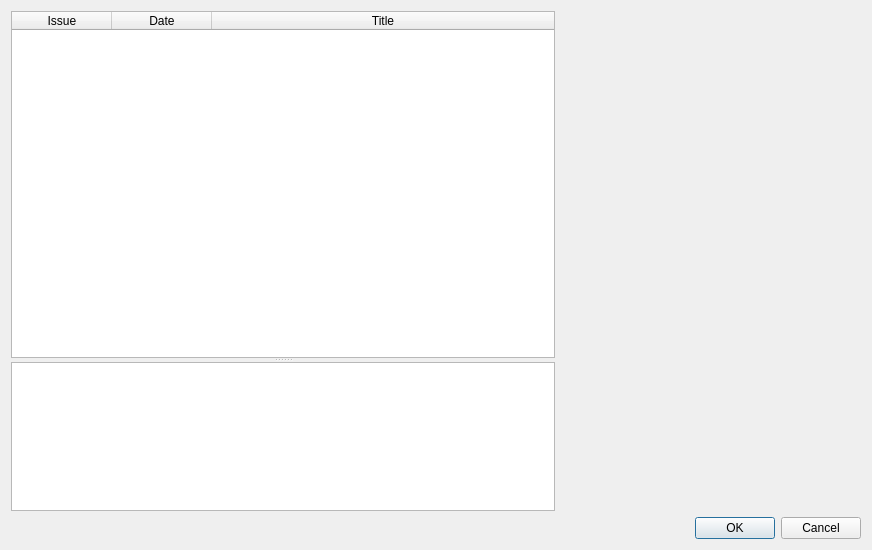
<?xml version="1.0" encoding="UTF-8"?>
<ui version="4.0">
 <class>dialogIssueSelect</class>
 <widget class="QDialog" name="dialogIssueSelect">
  <property name="geometry">
   <rect>
    <x>0</x>
    <y>0</y>
    <width>872</width>
    <height>550</height>
   </rect>
  </property>
  <property name="windowTitle">
   <string>Select Issue</string>
  </property>
  <layout class="QGridLayout" name="gridLayout_2">
   <item row="0" column="0">
    <layout class="QVBoxLayout" name="verticalLayout">
     <item>
      <layout class="QHBoxLayout" name="horizontalLayout">
       <property name="spacing">
        <number>6</number>
       </property>
       <item>
        <widget class="QSplitter" name="splitter">
         <property name="sizePolicy">
          <sizepolicy hsizetype="Expanding" vsizetype="Expanding">
           <horstretch>0</horstretch>
           <verstretch>0</verstretch>
          </sizepolicy>
         </property>
         <property name="orientation">
          <enum>Qt::Vertical</enum>
         </property>
         <property name="childrenCollapsible">
          <bool>false</bool>
         </property>
         <widget class="QTableWidget" name="twList">
          <property name="sizePolicy">
           <sizepolicy hsizetype="Expanding" vsizetype="Expanding">
            <horstretch>0</horstretch>
            <verstretch>7</verstretch>
           </sizepolicy>
          </property>
          <property name="selectionMode">
           <enum>QAbstractItemView::SingleSelection</enum>
          </property>
          <property name="selectionBehavior">
           <enum>QAbstractItemView::SelectRows</enum>
          </property>
          <property name="rowCount">
           <number>0</number>
          </property>
          <property name="columnCount">
           <number>3</number>
          </property>
          <attribute name="horizontalHeaderStretchLastSection">
           <bool>true</bool>
          </attribute>
          <attribute name="verticalHeaderVisible">
           <bool>false</bool>
          </attribute>
          <column>
           <property name="text">
            <string>Issue</string>
           </property>
          </column>
          <column>
           <property name="text">
            <string>Date</string>
           </property>
          </column>
          <column>
           <property name="text">
            <string>Title</string>
           </property>
           <property name="textAlignment">
            <set>AlignCenter</set>
           </property>
          </column>
         </widget>
         <widget class="QTextEdit" name="teDescription">
          <property name="sizePolicy">
           <sizepolicy hsizetype="Expanding" vsizetype="Expanding">
            <horstretch>0</horstretch>
            <verstretch>3</verstretch>
           </sizepolicy>
          </property>
          <property name="textInteractionFlags">
           <set>Qt::TextSelectableByKeyboard|Qt::TextSelectableByMouse</set>
          </property>
         </widget>
        </widget>
       </item>
       <item>
        <widget class="QWidget" name="coverImageContainer" native="true">
         <property name="minimumSize">
          <size>
           <width>300</width>
           <height>450</height>
          </size>
         </property>
         <property name="maximumSize">
          <size>
           <width>300</width>
           <height>450</height>
          </size>
         </property>
        </widget>
       </item>
      </layout>
     </item>
     <item>
      <widget class="QDialogButtonBox" name="buttonBox">
       <property name="orientation">
        <enum>Qt::Horizontal</enum>
       </property>
       <property name="standardButtons">
        <set>QDialogButtonBox::Cancel|QDialogButtonBox::Ok</set>
       </property>
      </widget>
     </item>
    </layout>
   </item>
  </layout>
 </widget>
 <resources/>
 <connections>
  <connection>
   <sender>buttonBox</sender>
   <signal>accepted()</signal>
   <receiver>dialogIssueSelect</receiver>
   <slot>accept()</slot>
   <hints>
    <hint type="sourcelabel">
     <x>248</x>
     <y>254</y>
    </hint>
    <hint type="destinationlabel">
     <x>157</x>
     <y>274</y>
    </hint>
   </hints>
  </connection>
  <connection>
   <sender>buttonBox</sender>
   <signal>rejected()</signal>
   <receiver>dialogIssueSelect</receiver>
   <slot>reject()</slot>
   <hints>
    <hint type="sourcelabel">
     <x>316</x>
     <y>260</y>
    </hint>
    <hint type="destinationlabel">
     <x>286</x>
     <y>274</y>
    </hint>
   </hints>
  </connection>
 </connections>
</ui>
